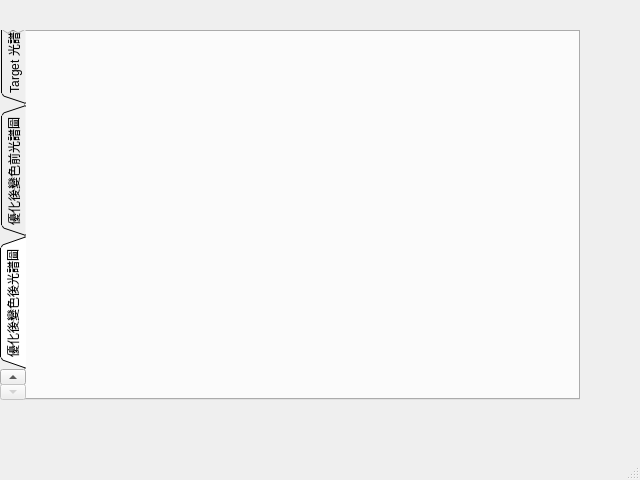
<?xml version="1.0" encoding="UTF-8"?>
<ui version="4.0">
 <class>MainWindow</class>
 <widget class="QMainWindow" name="MainWindow">
  <property name="geometry">
   <rect>
    <x>0</x>
    <y>0</y>
    <width>640</width>
    <height>480</height>
   </rect>
  </property>
  <property name="windowTitle">
   <string>MainWindow</string>
  </property>
  <widget class="QWidget" name="centralwidget">
   <widget class="QTabWidget" name="tabWidget">
    <property name="geometry">
     <rect>
      <x>0</x>
      <y>30</y>
      <width>580</width>
      <height>370</height>
     </rect>
    </property>
    <property name="tabPosition">
     <enum>QTabWidget::West</enum>
    </property>
    <property name="tabShape">
     <enum>QTabWidget::Triangular</enum>
    </property>
    <property name="currentIndex">
     <number>4</number>
    </property>
    <widget class="QWidget" name="tab_3">
     <attribute name="title">
      <string>變色前光譜圖</string>
     </attribute>
     <widget class="FigureCanvasQTAgg" name="T1" native="true">
      <property name="geometry">
       <rect>
        <x>0</x>
        <y>0</y>
        <width>580</width>
        <height>350</height>
       </rect>
      </property>
     </widget>
    </widget>
    <widget class="QWidget" name="tab_4">
     <attribute name="title">
      <string>變色后光譜圖</string>
     </attribute>
     <widget class="FigureCanvasQTAgg" name="T2" native="true">
      <property name="geometry">
       <rect>
        <x>0</x>
        <y>0</y>
        <width>580</width>
        <height>350</height>
       </rect>
      </property>
     </widget>
    </widget>
    <widget class="QWidget" name="tab_5">
     <attribute name="title">
      <string>Target 光譜圖</string>
     </attribute>
     <widget class="FigureCanvasQTAgg" name="T3" native="true">
      <property name="geometry">
       <rect>
        <x>0</x>
        <y>0</y>
        <width>580</width>
        <height>350</height>
       </rect>
      </property>
     </widget>
    </widget>
    <widget class="QWidget" name="tab_6">
     <attribute name="title">
      <string>優化後變色前光譜圖</string>
     </attribute>
     <widget class="FigureCanvasQTAgg" name="TB" native="true">
      <property name="geometry">
       <rect>
        <x>0</x>
        <y>0</y>
        <width>580</width>
        <height>350</height>
       </rect>
      </property>
     </widget>
    </widget>
    <widget class="QWidget" name="tab_7">
     <attribute name="title">
      <string>優化後變色後光譜圖</string>
     </attribute>
     <widget class="FigureCanvasQTAgg" name="TA" native="true">
      <property name="geometry">
       <rect>
        <x>0</x>
        <y>0</y>
        <width>580</width>
        <height>350</height>
       </rect>
      </property>
     </widget>
    </widget>
   </widget>
  </widget>
  <widget class="QMenuBar" name="menubar">
   <property name="geometry">
    <rect>
     <x>0</x>
     <y>0</y>
     <width>640</width>
     <height>32</height>
    </rect>
   </property>
  </widget>
  <widget class="QStatusBar" name="statusbar"/>
 </widget>
 <customwidgets>
  <customwidget>
   <class>FigureCanvasQTAgg</class>
   <extends>QWidget</extends>
   <header>matplotlib.backends.backend_qt5agg.h</header>
   <container>1</container>
  </customwidget>
 </customwidgets>
 <resources/>
 <connections/>
</ui>
